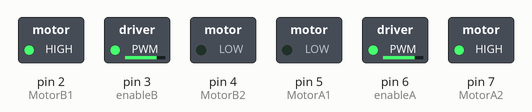
Simulated run of this sketch. Board: Arduino Uno, built with avr-gcc and run on an emulated ATmega328P. Shown: switched loads named in the sketch (green lamp = pin HIGH). What the sketch prints to the serial monitor is not drawn.

Above: at 0.05 s.
At 4.0 s:
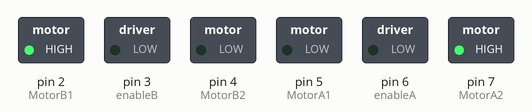
Timing chart, 0 to 4.6 s (numbered marks = the images above):
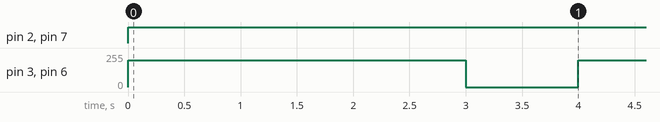

Measured:
- by itself, pin 2 (MotorB1), pin 7 (MotorA2): LOW → HIGH at 0.00 s
- by itself, pin 3 (enableB), pin 6 (enableA): alternates 200/255 for 3.0 s and 0/255 for 1.0 s

The sketch:

L293D_Straight.ino
```cpp
//Testing the DC Motors with
// L293D

//Define Pins
//Motor A
int MotorA1 = 5;
int MotorA2 = 7;
int enableA = 6;
//Motor B
int MotorB1 = 2;
int MotorB2 = 4;
int enableB = 3;
void setup() {

  Serial.begin (9600);
  //configure pin modes
  pinMode (MotorA1, OUTPUT);
  pinMode (MotorA2, OUTPUT);
  pinMode (enableA, OUTPUT);
  pinMode (enableB, OUTPUT);
  pinMode (MotorB1, OUTPUT);
  pinMode (MotorB2, OUTPUT);
}

void loop() {

    analogWrite (enableA,200);
    analogWrite (enableB,200);

    Serial.println ("Motion Forward");
    digitalWrite (MotorA1, LOW);
    digitalWrite (MotorA2, HIGH);

    digitalWrite (MotorB2, LOW);
    digitalWrite (MotorB1, HIGH);

    delay(3000);

    digitalWrite(enableA,LOW);
    digitalWrite(enableB,LOW);

    delay(1000);

}
```
